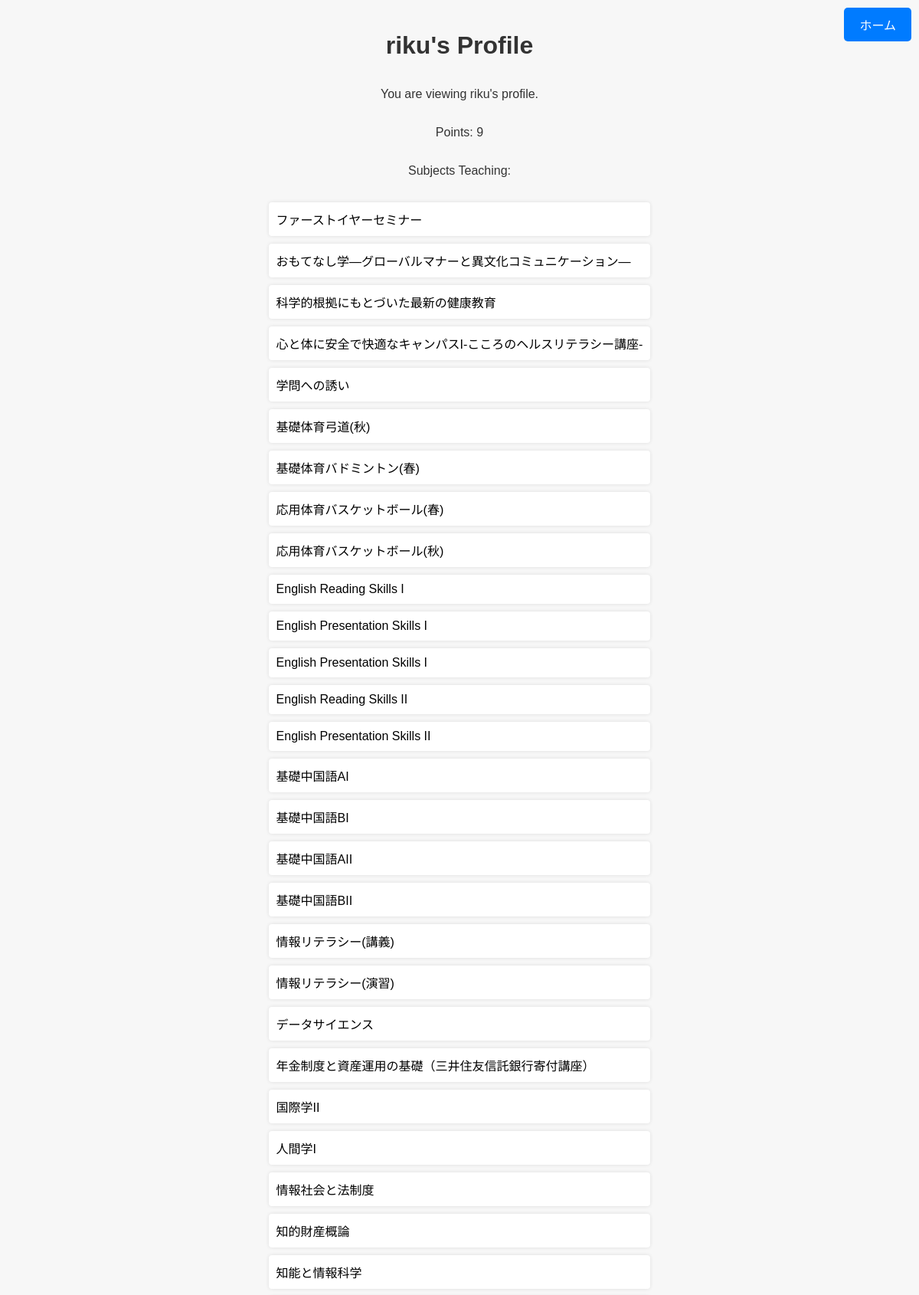
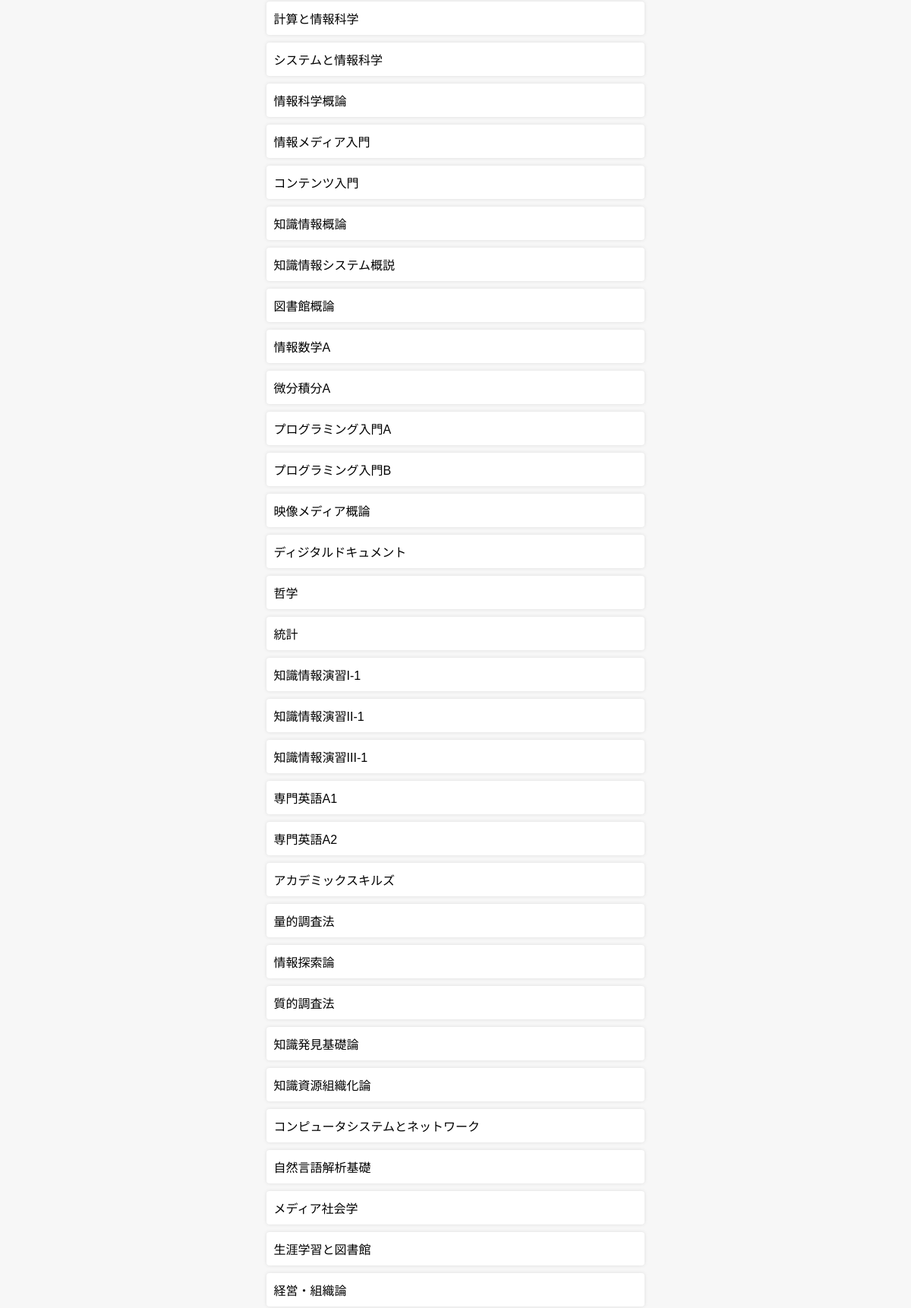
The app's page /profile/riku/ (upper part) with its own data (2 pictures, top to bottom).
### myapp/models.py (models this page shows, shortened)
class CustomUser(AbstractUser):
    user_id = models.UUIDField(default=uuid.uuid4, editable=False, unique=True)
    user_point = models.IntegerField(default=5)
    subjects_teach = models.ManyToManyField(Subject, related_name='teachers')
    subjects_learn = models.ManyToManyField(Subject, related_name='learners')

class Subject(models.Model):
    name = models.CharField(max_length=100)
    subject_number = models.CharField(max_length=10)

### myapp/views.py (the view)
# urls.py: path("profile/<str:username>/", views.ProfileView, name="profile"),
def ProfileView(request, username):
    profile_user = get_object_or_404(CustomUser, username=username)
    if request.method == 'POST':
        if request.user != profile_user:
            messages.error(request, 'You cannot edit another user\'s profile.')
            return redirect('profile', username=username)
        form = SubjectUploadForm(request.POST, request.FILES)
        if form.is_valid():
            csv_file = request.FILES['file']
            try:
                decoded_file = csv_file.read().decode('utf-8').splitlines()
                reader = csv.reader(decoded_file)
                for row in reader:
                    subject_number = row[2]
                    try:
                        subject = Subject.objects.get(subject_number=subject_number)
                        profile_user.subjects_teach.add(subject)
                        messages.success(request, f'Successfully added subject: {subject.name}')
                    except Subject.DoesNotExist:
                        messages.warning(request, f'Subject with number {subject_number} does not exist')
            except Exception as e:
                messages.error(request, f'Error processing file: {e}')
            return redirect('profile', username=username)
    else:
        form = SubjectUploadForm()
    return render(request, "myapp/profile.html", {'profile_user': profile_user, 'form': form})

### myapp/templates/myapp/profile.html (shortened to what this page needs)
<!DOCTYPE html>
<html lang="en">
<head>
</head>
<body>
    <h1>{{ profile_user.username }}'s Profile</h1>
    {% if request.user == profile_user %}
        <form method="post" enctype="multipart/form-data">
            {% csrf_token %}
            {{ form.as_p }}
            <button type="submit">Upload Subjects</button>
        </form>
    {% else %}
        <p>You are viewing {{ profile_user.username }}'s profile.</p>
    {% endif %}
    <p>Points: {{ profile_user.user_point }}</p>
    <p>Subjects Teaching:</p>
    <ul>
        {% for subject in profile_user.subjects_teach.all %}
            <li>{{ subject.name }}</li>
        {% endfor %}
    </ul>
    <div class="header">
        <a href="{% url 'home' %}" class="home-button">ホーム</a>
    </div>
</body>
</html>

### myapp/templates/myapp/profile.html (style rules this page uses)
body { font-family: Arial, sans-serif; background-color: #f7f7f7; margin: 0; padding: 0; display: flex; flex-direction: column; align-items: center; padding: 20px; }
h1 { color: #333; margin-bottom: 20px; }
p { color: #333; }
ul { list-style-type: none; padding: 0; }
ul li { background: #fff; padding: 10px; border-radius: 4px; box-shadow: 0 0 5px rgba(0, 0, 0, 0.1); margin-bottom: 10px; }
body { margin: 0; font-family: Arial, sans-serif; }
.home-button { position: fixed; top: 10px; right: 10px; padding: 10px 20px; background-color: #007bff; color: #fff; text-decoration: none; border-radius: 5px; transition: background-color 0.3s; }

### records on screen
CustomUser: username "riku", user_point "9"
Subject: name "ファーストイヤーセミナー"
Subject: name "おもてなし学―グローバルマナーと異文化コミュニケーション―"
Subject: name "科学的根拠にもとづいた最新の健康教育"
Subject: name "心と体に安全で快適なキャンパスI-こころのヘルスリテラシー講座-"
Subject: name "学問への誘い"
Subject: name "基礎体育弓道(秋)"
Subject: name "基礎体育バドミントン(春)"
Subject: name "応用体育バスケットボール(春)"
Subject: name "応用体育バスケットボール(秋)"
Subject: name "English Reading Skills I"
Subject: name "English Presentation Skills I"
Subject: name "English Presentation Skills I"
Subject: name "English Reading Skills II"
Subject: name "English Presentation Skills II"
Subject: name "基礎中国語AI"
Subject: name "基礎中国語BI"
Subject: name "基礎中国語AII"
Subject: name "基礎中国語BII"
Subject: name "情報リテラシー(講義)"
Subject: name "情報リテラシー(演習)"
Subject: name "データサイエンス"
Subject: name "年金制度と資産運用の基礎（三井住友信託銀行寄付講座）"
Subject: name "国際学II"
Subject: name "人間学I"
